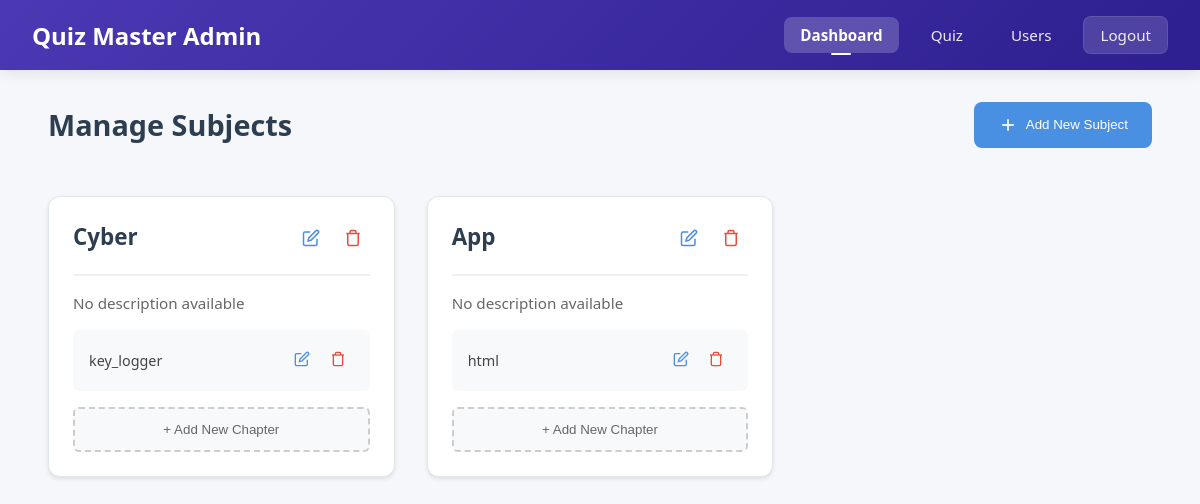
The app's page /admin/dashboard (signed in), older data.
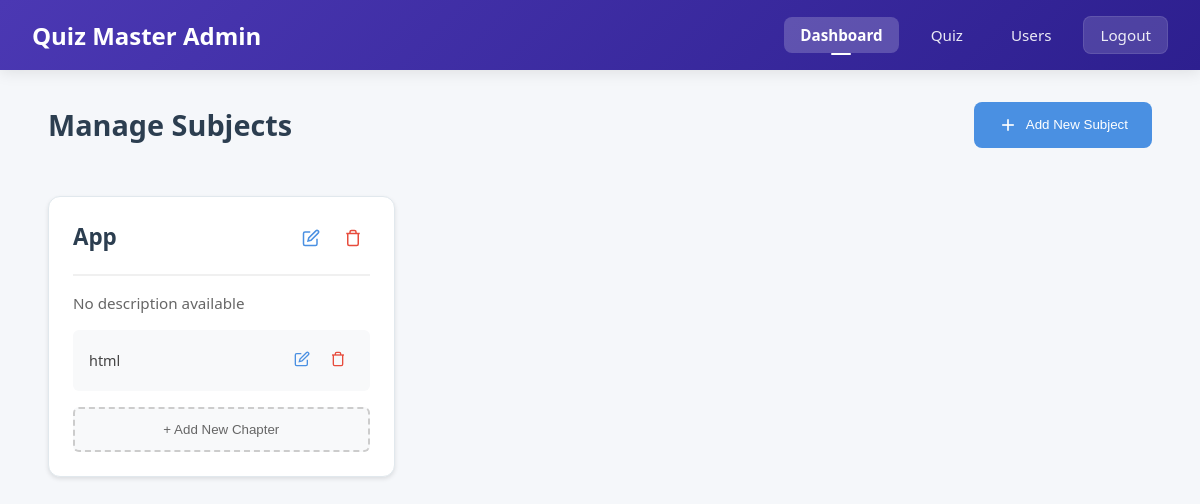
The same page, newer data.
### app.py (models this page shows)
class Subject(db.Model):
    id = db.Column(db.Integer, primary_key=True)
    name = db.Column(db.String(100), nullable=False)
    description = db.Column(db.Text, nullable=True)
    created_at = db.Column(db.DateTime, default=datetime.utcnow)
    chapters = db.relationship('Chapter', backref='subject', lazy=True, cascade="all, delete-orphan")

class Chapter(db.Model):
    id = db.Column(db.Integer, primary_key=True)
    name = db.Column(db.String(100), nullable=False)
    description = db.Column(db.Text, nullable=True)
    subject_id = db.Column(db.Integer, db.ForeignKey('subject.id'), nullable=False)
    created_at = db.Column(db.DateTime, default=datetime.utcnow)

### app.py (the view)
@app.route('/admin/dashboard')
@admin_required
def admin_dashboard():
    subjects = Subject.query.order_by(Subject.created_at.desc()).all()
    return render_template('admin_dashboard.html', active_page='home', subjects=subjects)

### app.py (called while the page is built)
def get_current_user():
    if 'user_id' in session:
        return User.query.get(session['user_id'])
    return None

@app.context_processor
def utility_processor():
    return dict(current_user=get_current_user())

def admin_required(f):
    @wraps(f)
    def decorated_function(*args, **kwargs):
        if 'user_id' not in session:
            flash('Please login first.', 'error')
            return redirect(url_for('login'))
        user = User.query.get(session['user_id'])
        if not user or not user.is_admin:
            flash('Admin access required.', 'error')
            return redirect(url_for('dashboard'))
        return f(*args, **kwargs)
    return decorated_function

### templates/admin_dashboard.html (shortened to what this page needs)
<!DOCTYPE html>
<html lang="en">
<head>
    <link href="/static/navbar.css" rel="stylesheet">
</head>
<body>
    <nav class="navbar">
        <div class="nav-container">
            <div style="font-size: 150%;color: white;font-weight: bold;">
                Quiz Master Admin
            </div>
            <div class="nav-links">
                <a href="{{ url_for('admin_dashboard') }}" {% if active_page == 'home' %}class="active"{% endif %}>
                    Dashboard
                </a>
                <a href="{{ url_for('admin_quiz') }}" {% if active_page == 'quiz' %}class="active"{% endif %}>
                    Quiz
                </a>
                <a href="{{ url_for('users') }}" {% if active_page == 'users' %}class="active"{% endif %}>
                    Users
                </a>
                <a href="{{ url_for('logout') }}" class="logout-btn">
                    Logout
                </a>
            </div>
        </div>
    </nav>
    <main>
        <div class="dashboard-header">
            <h1 class="dashboard-title">Manage Subjects</h1>
            <button class="add-subject-btn" onclick="openSubjectModal()">
                <svg width="20" height="20" viewBox="0 0 24 24" fill="none" stroke="currentColor" stroke-width="2">
                    <line x1="12" y1="5" x2="12" y2="19"></line>
                    <line x1="5" y1="12" x2="19" y2="12"></line>
                </svg>
                Add New Subject
            </button>
        </div>
        <div class="subjects-grid">
            {% for subject in subjects %}
            <div class="subject-card">
                <div class="subject-header">
                    <h3 class="subject-title">{{ subject.name }}</h3>
                    <div class="subject-actions">
                        <button class="action-btn edit-btn" onclick="openEditSubjectModal({{ subject.id }}, '{{ subject.name }}', '{{ subject.description }}')">
                            <svg width="18" height="18" viewBox="0 0 24 24" fill="none" stroke="currentColor" stroke-width="2">
                                <path d="M11 4H4a2 2 0 0 0-2 2v14a2 2 0 0 0 2 2h14a2 2 0 0 0 2-2v-7"></path>
                                <path d="M18.5 2.5a2.121 2.121 0 0 1 3 3L12 15l-4 1 1-4 9.5-9.5z"></path>
                            </svg>
                        </button>
                        <form action="{{ url_for('delete_subject', subject_id=subject.id) }}" method="POST" style="display: inline;">
                            <button type="submit" class="action-btn delete-btn" onclick="return confirm('Are you sure you want to delete this subject?')">
                                <svg width="18" height="18" viewBox="0 0 24 24" fill="none" stroke="currentColor" stroke-width="2">
                                    <path d="M3 6h18"></path>
                                    <path d="M19 6v14a2 2 0 0 1-2 2H7a2 2 0 0 1-2-2V6m3 0V4a2 2 0 0 1 2-2h4a2 2 0 0 1 2 2v2"></path>
                                </svg>
                            </button>
                        </form>
                    </div>
                </div>
                <p class="subject-description">{{ subject.description or 'No description available' }}</p>
                <div class="chapters-list">
                    {% for chapter in subject.chapters %}
                    <div class="chapter-item">
                        <span>{{ chapter.name }}</span>
                        <div class="chapter-actions">
                            <button class="action-btn edit-btn" onclick="openEditChapterModal({{ chapter.id }}, '{{ chapter.name }}', '{{ chapter.description }}')">
                                <svg width="16" height="16" viewBox="0 0 24 24" fill="none" stroke="currentColor" stroke-width="2">
                                    <path d="M11 4H4a2 2 0 0 0-2 2v14a2 2 0 0 0 2 2h14a2 2 0 0 0 2-2v-7"></path>
                                    <path d="M18.5 2.5a2.121 2.121 0 0 1 3 3L12 15l-4 1 1-4 9.5-9.5z"></path>
                                </svg>
                            </button>
                            <form action="{{ url_for('delete_chapter', chapter_id=chapter.id) }}" method="POST" style="display: inline;">
                                <button type="submit" class="action-btn delete-btn" onclick="return confirm('Are you sure you want to delete this chapter?')">
                                    <svg width="16" height="16" viewBox="0 0 24 24" fill="none" stroke="currentColor" stroke-width="2">
                                        <path d="M3 6h18"></path>
                                        <path d="M19 6v14a2 2 0 0 1-2 2H7a2 2 0 0 1-2-2V6m3 0V4a2 2 0 0 1 2-2h4a2 2 0 0 1 2 2v2"></path>
                                    </svg>
                                </button>
                            </form>
                        </div>
                    </div>
                    {% endfor %}
                </div>
                <button class="add-chapter-btn" onclick="openChapterModal({{ subject.id }})">
                    + Add New Chapter
                </button>
            </div>
            {% else %}
            <div class="empty-state">
                <h3>No subjects available</h3>
                <p>Click the "Add New Subject" button to get started</p>
            </div>
            {% endfor %}
        </div>
    </main>
</body>
</html>

### static/navbar.css (style rules this page uses)
* { margin: 0; padding: 0; box-sizing: border-box; }
body { font-family: 'Segoe UI', Tahoma, Geneva, Verdana, sans-serif; }
.navbar { background: linear-gradient(135deg, #4b38b3 0%, #2d1f8f 100%); padding: 1rem 2rem; box-shadow: 0 2px 15px rgba(0, 0, 0, 0.1); position: sticky; top: 0; z-index: 1000; }
.nav-container { max-width: 1200px; margin: 0 auto; display: flex; justify-content: space-between; align-items: center; }
.nav-links { display: flex; gap: 1rem; align-items: center; }
.nav-links a { color: rgba(255, 255, 255, 0.9); text-decoration: none; padding: 0.5rem 1rem; border-radius: 8px; font-size: 0.95rem; font-weight: 500; transition: all 0.3s ease; position: relative; }
.nav-links a.active { background: rgba(255, 255, 255, 0.2); color: white; font-weight: 600; }
.nav-links a.active::after { content: ''; position: absolute; bottom: -2px; left: 50%; transform: translateX(-50%); width: 20px; height: 2px; background-color: white; border-radius: 2px; }
.logout-btn { background-color: rgba(255, 255, 255, 0.15); color: white; padding: 0.5rem 1.2rem; border-radius: 8px; font-weight: 500; transition: all 0.3s ease; border: 1px solid rgba(255, 255, 255, 0.1); }

### templates/admin_dashboard.html (style rules this page uses)
:root { --primary-color: #4a90e2; --danger-color: #e74c3c; --success-color: #2ecc71; --background-color: #f5f7fa; --card-shadow: 0 2px 4px rgba(0,0,0,0.1); }
main { padding: 2rem; background-color: var(--background-color); min-height: calc(100vh - 60px); }
.dashboard-header { display: flex; justify-content: space-between; align-items: center; margin-bottom: 2rem; padding: 0 1rem; }
.dashboard-title { font-size: 1.8rem; font-weight: 600; color: #2c3e50; }
.add-subject-btn { background-color: var(--primary-color); color: white; border: none; padding: 0.8rem 1.5rem; border-radius: 8px; cursor: pointer; font-weight: 500; display: flex; align-items: center; gap: 0.5rem; transition: transform 0.2s; }
.subjects-grid { display: grid; grid-template-columns: repeat(auto-fill, minmax(300px, 1fr)); gap: 2rem; padding: 1rem; }
.subject-card { background: white; border-radius: 12px; padding: 1.5rem; box-shadow: var(--card-shadow); transition: all 0.3s ease; position: relative; border: 1px solid #e1e8ed; }
.subject-header { display: flex; justify-content: space-between; align-items: flex-start; margin-bottom: 1rem; padding-bottom: 1rem; border-bottom: 2px solid #f0f0f0; }
.subject-title { font-size: 1.4rem; font-weight: 600; color: #2c3e50; margin: 0; }
.subject-actions { display: flex; gap: 0.5rem; }
.action-btn { background: none; border: none; cursor: pointer; padding: 0.5rem; border-radius: 6px; transition: background-color 0.2s; }
.edit-btn { color: var(--primary-color); }
.delete-btn { color: var(--danger-color); }
.subject-description { color: #666; margin-bottom: 1rem; font-size: 0.95rem; line-height: 1.5; }
.chapters-list { display: flex; flex-direction: column; gap: 0.8rem; }
.chapter-item { background-color: #f8f9fa; padding: 0.8rem 1rem; border-radius: 6px; font-size: 0.9rem; color: #444; display: flex; justify-content: space-between; align-items: center; transition: background-color 0.2s; }
.add-chapter-btn { width: 100%; padding: 0.8rem; background-color: #f8f9fa; border: 2px dashed #ccc; border-radius: 6px; color: #666; cursor: pointer; margin-top: 1rem; transition: all 0.2s; }
.new-subject { animation: fadeIn 0.5s ease-out; }

Row changes from the older to the newer data that the page shows:
removed Subject: name "Cyber", description "No description available"
removed Chapter: name "key_logger", shown under "Cyber"
